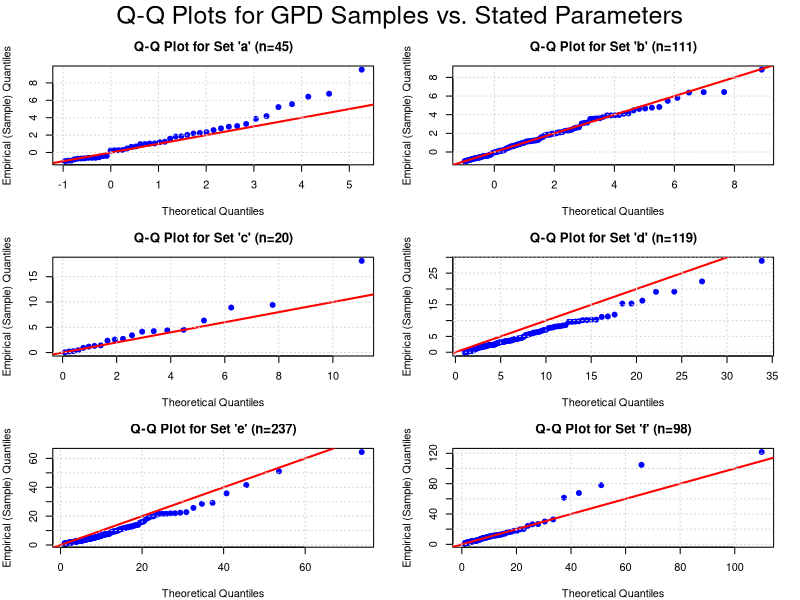
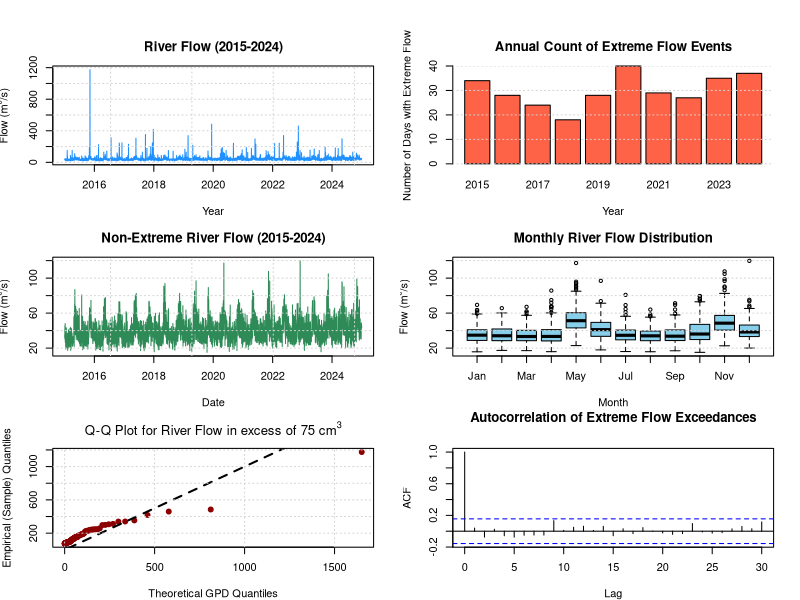

The R script that drew these images, in order:
## ---- chunk 1
#' Title
#'
#' @param p 
#' @param xi 
#' @param sigma 
#' @param u 
#'
#' @returns
#' @export
#'
#' @examples
qgpd <- function(p, xi, sigma, u){

  # Check for valid scale parameter.
  if (any(sigma <= 0)) {
    stop("The scale parameter 'sigma' must be positive.")
  }
  
  if (any(p <= 0)) {
    stop("The scale parameter 'sigma' must be positive.")
  }
  
   # Add validation for the probability 'p'
  if (any(p < 0 | p > 1)) {
    stop("Probabilities 'p' must be between 0 and 1 (inclusive).")
  }

  
  # the two cases for the shape parameter `xi`.
  # `ifelse` will test `xi == 0` for each element and pick the appropriate formula.
  q <- ifelse(
    xi == 0,
    # Formula for xi = 0 
    u - sigma * log(1 - p),
    # Formula for xi != 0 
    u - (sigma / xi) * (1 - (1 - p)**(-xi) )
  )
  
  return(q)
}

# Calculate quantiles for X ~ GPD(u=1.5, sigma=2, xi=-0.4)
# Quantile for p = 0.5
quantile_p05 <- qgpd(p = 0.5, u = 1.5, sigma = 2, xi = -0.4)

# Quantile for p = 0.75
quantile_p75 <- qgpd(p = 0.75, u = 1.5, sigma = 2, xi = -0.4)

# Quantile for p = 0.99
quantile_p99 <- qgpd(p = 0.99, u = 1.5, sigma = 2, xi = -0.4)

cat(
  "The quantile for p = 0.50 is:", quantile_p05, "\n",
  "The quantile for p = 0.75 is:", quantile_p75, "\n",
  "The quantile for p = 0.99 is:", quantile_p99, "\n"
)

## ---- chunk 2
#| echo: false
#| warning: false

samples <- read.csv("gpd_samples.csv")
params <- read.csv("gpd_parameters.csv")

# Set up a 3x2 grid to display all plots in a single figure.
par(mfrow = c(3, 2), mar = c(4, 4, 3, 2), oma = c(0, 0, 2, 0))

# Get the unique set IDs to loop through.
set_ids <- unique(params$id)

# Loop through each dataset ID (a, b, c, d, e, f).
for (current_id in set_ids) {
# get the data for the current set_id
  sample_data <- samples$value[samples$set_id == current_id]
  sample_data <- sort(sample_data)
#  get the stated parameters for the current set
  stated_params <- params[params$id == current_id, ]
  
   n <- length(sample_data)
   
# create a set of evenly spaced probabilities for the theoretical distribution.
theoretical_probs <- (1:n - 0.5) / n

# initialize an empty vector to store the results.
  theoretical_quantiles <- numeric(n)
  
# use qgpd function to find the corresponding theoretical quantiles.
  for (i in 1:n) {
    theoretical_quantiles[i] <- qgpd(
      p = theoretical_probs[i], 
      xi = stated_params$xi,
      sigma = stated_params$sigma,
      u = stated_params$u
    )
  }
  
  plot(
    theoretical_quantiles,
    sample_data,
    main = paste0("Q-Q Plot for Set '", current_id, "' (n=", n, ")"),
    xlab = "Theoretical Quantiles",
    ylab = "Empirical (Sample) Quantiles",
    pch = 19, # Use solid circles for points
    col = "blue"
  )
  # Add the y=x reference line.
  abline(0, 1, col = "red", lwd = 2)
  grid()
}

# Add an overall title to the figure.
mtext("Q-Q Plots for GPD Samples vs. Stated Parameters", outer = TRUE, cex = 1.5)

## ---- chunk 3
#| echo: false

# Load the river flow data from the CSV file
river_data <- read.csv("riverflow_2015_2024.csv")

# Convert the 'date' column from text to R's Date format
river_data$date <- as.Date(river_data$date)

## ---- chunk 4
#| label: fig-riverflow-ts
#| echo: false
#| warning: false
#| fig-cap: "River flow from 2015 to 2024"

# --- Time Series Plot ---
plot(
  river_data$date,
  river_data$flow,
  type = 'l', # 'l' for line plot
  col = "dodgerblue",
  main = "River Flow (2015-2024)",
  xlab = "Year",
  ylab = expression("Flow (m"^3*"/s)") 
)
grid()
## ---- chunk 5
#| label: fig-yearly-extremes
#| echo: false
#| warning: false
#| fig-cap: "Number of extreme flow events per year"

#Filter for extreme events
extreme_data <- river_data[river_data$is_extreme == "True", ]

# Extract the year from the date
extreme_data$year <- format(extreme_data$date, "%Y")

# c. Count the number of extreme events per year
yearly_counts <- table(extreme_data$year)

# d. Create the bar plot
barplot(
  yearly_counts,
  main = "Annual Count of Extreme Flow Events",
  xlab = "Year",
  ylab = "Number of Days with Extreme Flow",
  col = "tomato"
)
grid(nx = NA, ny = NULL)
## ---- chunk 6
#| label: fig-riverflow-non-extreme
#| echo: false
#| warning: false
#| fig-cap: "Time series of non-extreme daily river flow "

# Create a subset of the data containing only the non-extreme flows.
non_extreme_data <- river_data[river_data$is_extreme == "False", ]

# --- Time Series Plot of Non-Extreme Values ---
plot(
  non_extreme_data$date,
  non_extreme_data$flow,
  type = 'l', # 'l' for line plot
  col = "seagreen",
  main = "Non-Extreme River Flow (2015-2024)",
  xlab = "Date",
  ylab = expression("Flow (m"^3*"/s)")
)
grid()
## ---- chunk 7
#| label: fig-monthly-boxplot
#| echo: false
#| warning: false
#| fig-cap: "Distribution of daily river flow by month (2015-2024)"

non_extreme_data$month <- factor(format(non_extreme_data$date, "%b"), levels = month.abb)

boxplot(
  flow ~ month,
  data = non_extreme_data,
  col = "skyblue",
  main = "Monthly River Flow Distribution",
  xlab = "Month",
  ylab = expression("Flow (m"^3*"/s)")
)
grid(nx = NA, ny = NULL)
## ---- chunk 8
#| echo: false
threshold <- 75
proposal_2_data <- river_data[river_data$flow > threshold, ]
## ---- chunk 9
#| label: fig-gpd-qqplot
#| echo: false
#| warning: false
#| fig-cap: "Q-Q plot of river flow exceedances vs. theoretical GPD"

# Get the empirical quantiles by sorting the  data
empirical_quantiles <- sort(proposal_2_data$flow)

# Define the hydrologist's proposed parameters
gpd_params <- list(sigma = 29.7, xi = 0.62, u = 0)

# c. Generate the theoretical quantiles
n <- length(empirical_quantiles)
theoretical_probs <- (1:n - 0.5) / n
# Initialize an empty vector to store the results
theoretical_quantiles <- numeric(n) 
for (i in 1:n) {
  theoretical_quantiles[i] <- qgpd(
    p = theoretical_probs[i],
    xi = gpd_params$xi,
    sigma = gpd_params$sigma,
    u = gpd_params$u
  )
}

# d. Create the plot.
plot(
  theoretical_quantiles,
  empirical_quantiles,
  main = expression(paste("Q-Q Plot for River Flow in excess of 75 cm"^3)),
  xlab = "Theoretical GPD Quantiles",
  ylab = "Empirical (Sample) Quantiles",
  pch = 19,
  col = "darkred"
)
abline(0, 1, col = "black", lwd = 2, lty = 2) # Add y=x reference line
grid()

## ---- chunk 10
acf(
  proposal_2_data$flow,
  lag.max = 30,
  main = "Autocorrelation of Extreme Flow Exceedances"
)

